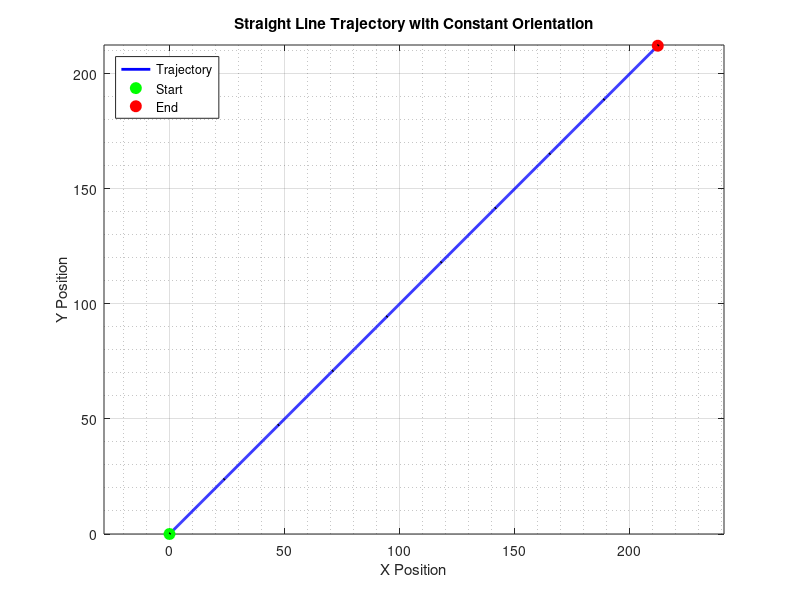

This figure's MATLAB source:
% Straight Line Trajectory with Start Point, Length, and Constant Orientation
% Parameters: x, y, theta (heading angle in radians)

% Clear workspace and close figures
clear;
clc;
close all;

% Trajectory parameters (USER INPUT)
x_start = 0;     % Start x position
y_start = 0;     % Start y position
L       = 300;    % Length of the line
theta   = pi/4;   % Orientation angle (rad), CCW from x-axis

% Generate trajectory points
num_points = 1000;   % High resolution
s = linspace(0, L, num_points);   % Path parameter

x_positions = x_start + s * cos(theta);
y_positions = y_start + s * sin(theta);
theta_positions = ones(1, num_points) * theta;

% Compute end point
x_end = x_positions(end);
y_end = y_positions(end);

% Display trajectory information
fprintf('Straight Line Trajectory:\n');
fprintf('Start position: (%.1f, %.1f)\n', x_start, y_start);
fprintf('End position:   (%.1f, %.1f)\n', x_end, y_end);
fprintf('Orientation: %.3f radians (%.1f degrees)\n', theta, rad2deg(theta));
fprintf('Trajectory length: %.2f units\n', L);
fprintf('Number of points: %d\n', num_points);
fprintf('Sampling resolution: %.4f units\n', L/(num_points-1));

% Plot the trajectory
figure;
plot(x_positions, y_positions, 'b-', 'LineWidth', 2);
hold on;

% Mark start and end points
plot(x_start, y_start, 'go', 'MarkerSize', 8, 'MarkerFaceColor', 'g');
plot(x_end, y_end, 'ro', 'MarkerSize', 8, 'MarkerFaceColor', 'r');

% Add orientation arrows at several points
arrow_indices = round(linspace(1, num_points, 10));  % FORCE integers
arrow_indices = unique(arrow_indices);

for i = arrow_indices
    arrow_length = 0.5;
    quiver(x_positions(i), y_positions(i), ...
           arrow_length * cos(theta_positions(i)), ...
           arrow_length * sin(theta_positions(i)), ...
           'k', 'LineWidth', 1.5, 'MaxHeadSize', 0.3);
end

% Formatting
grid on;
axis equal;
xlabel('X Position');
ylabel('Y Position');
title('Straight Line Trajectory with Constant Orientation');
legend('Trajectory', 'Start', 'End', 'Location', 'northwest');
grid minor;


% Optional: Create trajectory data structure
trajectory = struct();
trajectory.x = x_positions;
trajectory.y = y_positions;
trajectory.theta = theta_positions;
trajectory.timestamp = linspace(0, 10, num_points); % Example timestamps
